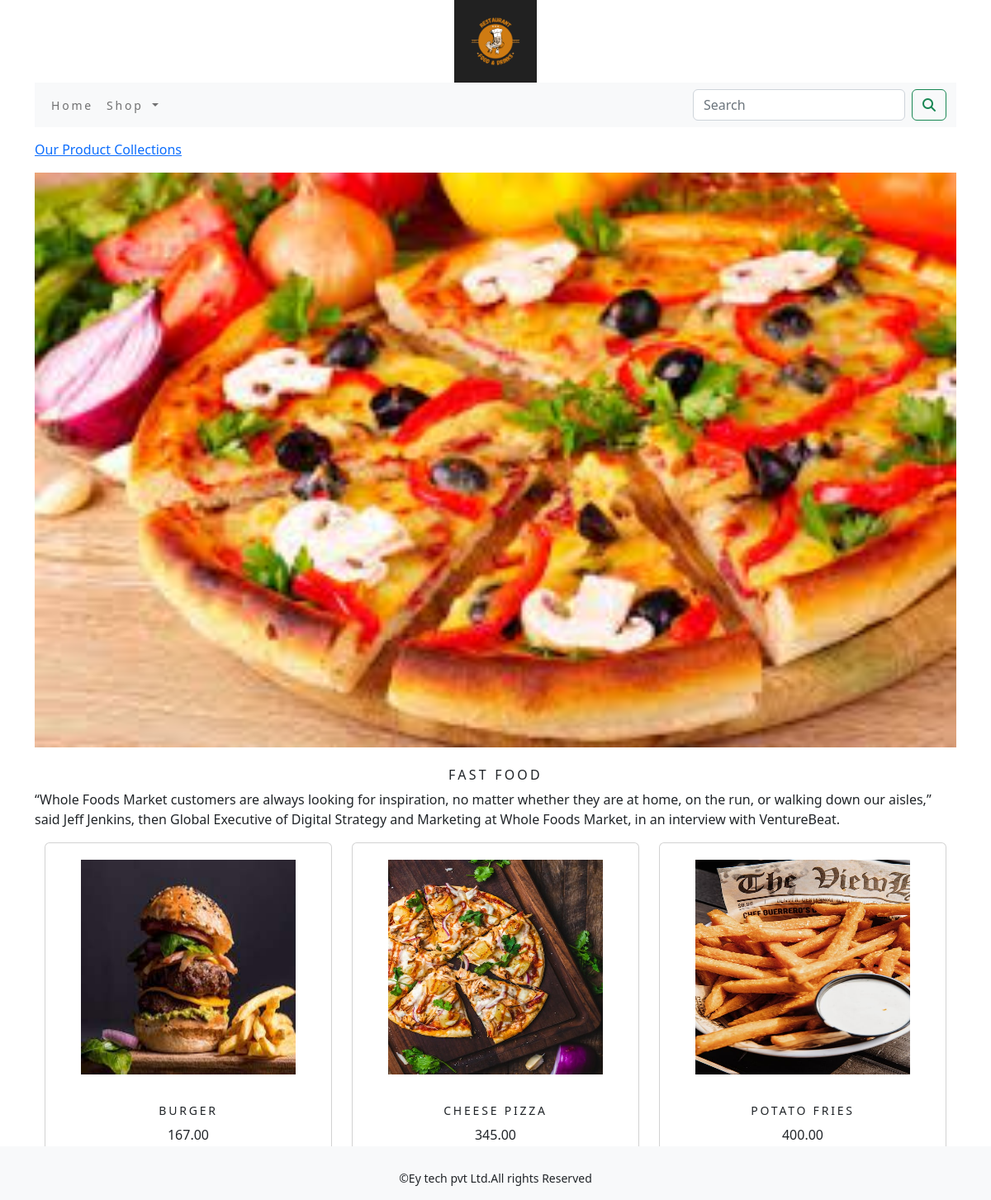
/shop/fast-food/, run on the app's committed database.
### shopapp/models.py (models this page shows, shortened)
class Category(models.Model):
    name=models.CharField(max_length=250,unique=True)
    slug=models.SlugField(max_length=250,unique=True)
    description=models.TextField(blank=True)
    image=models.ImageField(upload_to='category',blank=True)
    class Meta:
        ordering=('name',)
        verbose_name='category'
        verbose_name_plural='categories'
    def get_url(self):
        return reverse('shopapp:products_by_category', args=[self.slug])

class Product(models.Model):
    name=models.CharField(max_length=250,unique=True)
    slug=models.SlugField(max_length=250,unique=True)
    description=models.TextField(blank=True)
    price=models.DecimalField(max_digits=10,decimal_places=2)
    category=models.ForeignKey(Category,on_delete=models.CASCADE)
    img=models.ImageField(upload_to='product',blank=True)
    stock=models.IntegerField()
    available=models.BooleanField(default=True)
    created=models.DateTimeField(auto_now_add=True)
    updated=models.DateTimeField(auto_now=True)
    def get_url(self):
        return reverse('shopapp:proCatdetail',args=[self.category.slug,self.slug])
    class Meta:
        ordering = ('name',)
        verbose_name = 'product'
        verbose_name_plural = 'products'

### shopapp/views.py (the view)
# urls.py: path('',views.allProductCat,name='allProductCat'),
def allProductCat(request,c_slug=None):
    c_page=None
    products_list=None
    if c_slug!=None:
        c_page=get_object_or_404(Category,slug=c_slug)
        products_list= Product.objects.all().filter(category=c_page, available=True)
    else:
       products_list=Product.objects.all().filter(available=True)
    paginator=Paginator(products_list,6)
    try:
        page=int(request.GET.get('page','1'))
    except:
        page=1
    try:
        products=paginator.page(page)
    except (EmptyPage,InvalidPage):
        products=paginator.page(paginator.num_pages)
    return render(request,"category.html",{'category':c_page,'products':products})

### cart/context_processors.py (called while the page is built)
def counter(request):
    item_count=0
    if 'admin' in request.path:
        return {}
    else:
        try:
            cart=Cart.objects.filter(cart_id=_cart_id(request))
            car_items=CartItem.objects.all().filter(cart=cart[:1])
            for cart_item in car_items:
                item_count += cart_item.quantity
        except Cart.DoesNotExist:
            item_count =0
    return dict(item_count=item_count)

### cart/views.py (called while the page is built)
def _cart_id(request):
    cart=request.session.session_key
    if not cart:
        cart=request.session.create()
    return cart

### shopapp/context_processors.py (called while the page is built)
def menu_links(request):
    links=Category.objects.all()
    return dict(links=links)

### templates/category.html (shortened to what this page needs)
{% extends 'base.html' %}
{% load static %}
{% block content %}
{% if category %}
<div>
    <div class="row my_row_class">
        <div class="mx-auto">
        <p><a href="{% url 'shopapp:allProductCat' %}">Our Product Collections</a></p>
    </div>
    </div>
</div>
{% endif %}
<div class="mx-auto">
    {% if category %}
    <img class="my_image" src="{{category.image.url}}" alt="{{Category.name}}">
</div>
    <br>
<div>
  <h1 class="text-center my_title">{{category.name}}</h1>
    <p class="text-justify">{{category.description}}</p>
</div>
{% endif %}
<div class="container">
    <div class="row mx_auto">
        {% for product in products.object_list %}
        <div class="my_bottom_margin col-9 col-sm-12 col-md-4 xol-lg-4">
            <div class="card text-center" style="min-width:18rem">
                <a href="{{product.get_url}}"><img class="my_image_padding" src="{{product.img.url}}" alt="{{product.name}}"  style="width:300px;height:300px;"></a>
                <div class="card-body">
                   <h4>{{product.name}}</h4>
                    <p>{{product.price}}</p>
                </div>
            </div>
        </div>
        {% endfor %}
    </div>
    <br>
</div>
{% endblock %}

### static/css/custom.css (style rules this page uses)
body { font-family: 'Roboto', sans-serif; }
.my_row_class { padding-top:15px; }
.my_image { width:100%; height:auto; }
.my_title { font-size:16px; text-transform:uppercase; letter-spacing:.2em; }
.my_image_padding { padding:20px; }
.my_bottom_margin { margin-bottom:10px; }
.card-body h4 { font-size:14px; text-transform:uppercase; letter-spacing:.2em; }

### data on the page
Category: image (picture), name "FAST FOOD", description "“Whole Foods Market customers are always looking for inspiration, no matter whether they are at home, on the run, or walking down our aisles,” said Jeff Jenkins, then Global Executive of Digital Strategy and Marketing at Whole Foods Market, in an interview with VentureBeat."
Product: img (picture), name "BURGER", price "167.00"
Product: img (picture), name "CHEESE PIZZA", price "345.00"
Product: img (picture), name "POTATO FRIES", price "400.00"
